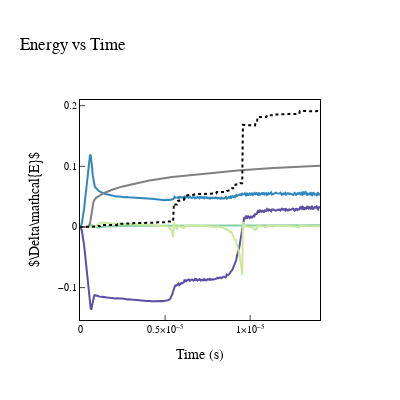

Notebook cell for this chart:
### Code cell
# Plot energy vs time
fig = go.Figure()
fig.add_trace(go.Scatter(x=data['time'], y=data['ekin']-data['ekin'][0], mode='lines', name=r"$\mathcal{K}$", line=dict(color=colors[0])))
fig.add_trace(go.Scatter(x=data['time'], y=data['epot']-data['epot'][0], mode='lines', name=r"$\mathcal{U}$", line=dict(color=colors[1])))
fig.add_trace(go.Scatter(x=data['time'], y=data['erev']-data['erev'][0], mode='lines', name=r"$\mathcal{R}$", line=dict(color=colors[2])))
fig.add_trace(go.Scatter(x=data['time'], y=data['econ']-data['econ'][0], mode='lines', name=r"$\mathcal{C}$", line=dict(color=colors[3])))
fig.add_trace(go.Scatter(x=data['time'], y=data['edis']-data['edis'][0], mode='lines', name=r"$\mathcal{G}$", line=dict(color='grey')))

#fig.add_trace(go.Scatter(x=data['time'], y=data['work']-data['work'][0], mode='lines', name=r"\mathcal{W}_\text{ext}"))
fig.add_trace(go.Scatter(x=data['time'], y=data['total_energy']-data['total_energy'][0], mode='lines', name='Total Energy',line=dict(color='black', width=2, dash='dot')))

fig.update_layout(
    title='Energy vs Time',
    xaxis_title='Time (s)',
    yaxis_title=r"$\Delta\mathcal{E}$",
    xaxis=dict(
        showgrid=False,
        showline=True,
        linewidth=1,
        linecolor='black',
        mirror=True,
        zeroline=False,
        ticks='inside',
        exponentformat='power',
        tickfont=dict(size=10),
    ),
    yaxis=dict(
        showgrid=False,
        showline=True,
        linewidth=1,
        linecolor='black',
        mirror=True,
        zeroline=False,
        ticks='inside',
        exponentformat='power',
        tickfont=dict(size=10),  
    ),
    font=dict(
        family="Latin-Modern",
        size=12,
        color="Black"
    ),
    legend=dict(
        x=0.97,              # position from the left (0 to 1)
        y=0.35,              # position from the bottom (0 to 1)
        bgcolor='rgba(255, 255, 255, 0.8)',  # white with 80% opacity
        bordercolor='black',
        borderwidth=1,
        orientation='h',   
        xanchor='right',
        yanchor='top',
    ),
    width=400, 
    height=400,
    showlegend=False,
    template="plotly_white")

fig.show()

### Figure 1 — Plotly figure (JSON) as saved in the notebook; plotly's stock layout.template omitted (floating-point values rounded to 4 significant figures; data arrays with more than 128 entries replaced by an {"elided": "..."} marker saying what was removed)
{"data": [{"line": {"color": "rgb(94, 79, 162)"}, "mode": "lines", "name": "$\\mathcal{K}$", "type": "scatter", "x": {"elided": "359 float values"}, "y": {"elided": "359 float values"}}, {"line": {"color": "rgb(50, 136, 189)"}, "mode": "lines", "name": "$\\mathcal{U}$", "type": "scatter", "x": {"elided": "359 float values"}, "y": {"elided": "359 float values"}}, {"line": {"color": "rgb(136, 208, 164)"}, "mode": "lines", "name": "$\\mathcal{R}$", "type": "scatter", "x": {"elided": "359 float values"}, "y": {"elided": "359 float values"}}, {"line": {"color": "rgb(200, 233, 158)"}, "mode": "lines", "name": "$\\mathcal{C}$", "type": "scatter", "x": {"elided": "359 float values"}, "y": {"elided": "359 float values"}}, {"line": {"color": "grey"}, "mode": "lines", "name": "$\\mathcal{G}$", "type": "scatter", "x": {"elided": "359 float values"}, "y": {"elided": "359 float values"}}, {"line": {"color": "black", "dash": "dot", "width": 2}, "mode": "lines", "name": "Total Energy", "type": "scatter", "x": {"elided": "359 float values"}, "y": {"elided": "359 float values"}}], "layout": {"font": {"color": "Black", "family": "Latin-Modern", "size": 12}, "height": 400, "legend": {"bgcolor": "rgba(255, 255, 255, 0.8)", "bordercolor": "black", "borderwidth": 1, "orientation": "h", "x": 0.97, "xanchor": "right", "y": 0.35, "yanchor": "top"}, "showlegend": false, "title": {"text": "Energy vs Time"}, "width": 400, "xaxis": {"exponentformat": "power", "linecolor": "black", "linewidth": 1, "mirror": true, "showgrid": false, "showline": true, "tickfont": {"size": 10}, "ticks": "inside", "title": {"text": "Time (s)"}, "zeroline": false}, "yaxis": {"exponentformat": "power", "linecolor": "black", "linewidth": 1, "mirror": true, "showgrid": false, "showline": true, "tickfont": {"size": 10}, "ticks": "inside", "title": {"text": "$\\Delta\\mathcal{E}$"}, "zeroline": false}}}
